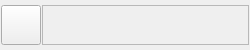
<?xml version="1.0" encoding="UTF-8"?>
<ui version="4.0">
 <class>QColorButton</class>
 <widget class="QWidget" name="QColorButton">
  <property name="geometry">
   <rect>
    <x>0</x>
    <y>0</y>
    <width>250</width>
    <height>50</height>
   </rect>
  </property>
  <property name="maximumSize">
   <size>
    <width>250</width>
    <height>50</height>
   </size>
  </property>
  <property name="windowTitle">
   <string>Form</string>
  </property>
  <layout class="QHBoxLayout" name="horizontalLayout">
   <property name="spacing">
    <number>1</number>
   </property>
   <property name="leftMargin">
    <number>1</number>
   </property>
   <property name="topMargin">
    <number>1</number>
   </property>
   <property name="rightMargin">
    <number>1</number>
   </property>
   <property name="bottomMargin">
    <number>1</number>
   </property>
   <item>
    <widget class="QPushButton" name="colorButton">
     <property name="minimumSize">
      <size>
       <width>0</width>
       <height>24</height>
      </size>
     </property>
     <property name="maximumSize">
      <size>
       <width>40</width>
       <height>40</height>
      </size>
     </property>
     <property name="text">
      <string/>
     </property>
     <property name="icon">
      <iconset resource="images.qrc">
       <normaloff>:/Media/color.png</normaloff>:/Media/color.png</iconset>
     </property>
     <property name="iconSize">
      <size>
       <width>16</width>
       <height>16</height>
      </size>
     </property>
    </widget>
   </item>
   <item>
    <widget class="QFrame" name="prewiewColor">
     <property name="maximumSize">
      <size>
       <width>16777215</width>
       <height>40</height>
      </size>
     </property>
     <property name="frameShape">
      <enum>QFrame::StyledPanel</enum>
     </property>
     <property name="frameShadow">
      <enum>QFrame::Raised</enum>
     </property>
    </widget>
   </item>
  </layout>
 </widget>
 <resources>
  <include location="images.qrc"/>
 </resources>
 <connections/>
</ui>
